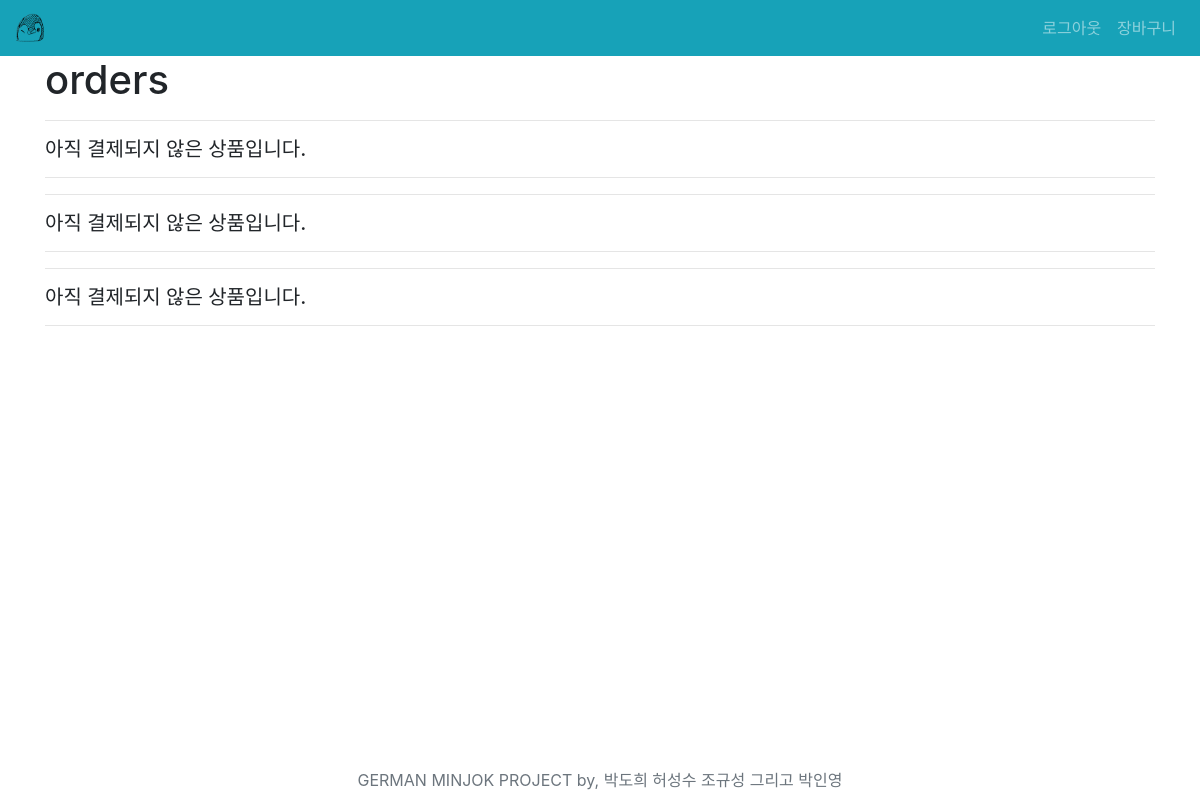
Before: /ceos/1/orders/ (signed in) with the older database file.
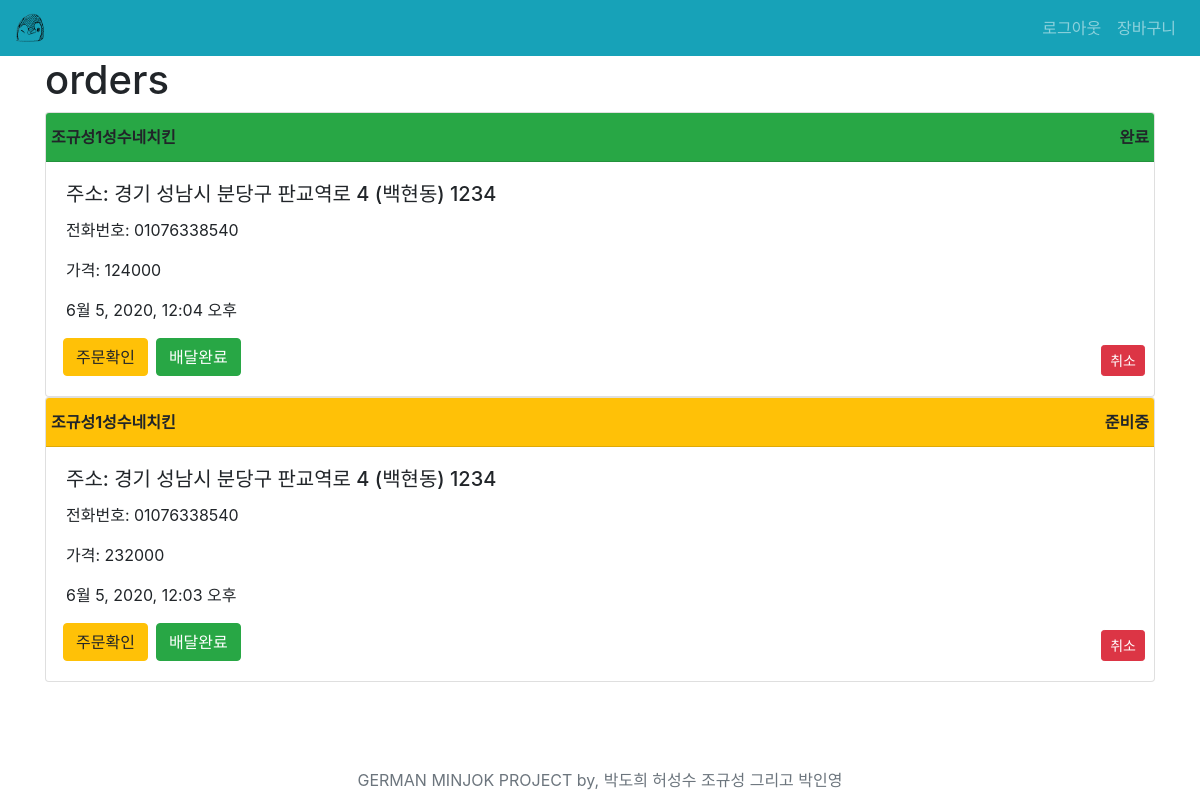
After: the same page with the newer database file.
### ceos/models.py (models this page shows)
class OrderList(models.Model):
    user = models.ForeignKey(settings.AUTH_USER_MODEL, on_delete=models.SET(get_sentinel_user))
    store = models.ForeignKey(Store, on_delete=models.SET(get_sentinel_store))
    order_condition = models.IntegerField(default=0, choices=[(0, "결제 대기"), (1, "결제 완료"), (2, "준비중"), (3, "완료")])
    order_location =  models.CharField(max_length=100)
    order_time = models.DateTimeField(auto_now_add=True)
    order_name = models.CharField(max_length=50)
    order_price = models.IntegerField()

### accounts/models.py (models this page shows)
class User(AbstractUser):
    phone_number = models.CharField(max_length=20)
    auth_code = models.IntegerField(default=1)

### ceos/views.py (the view)
# urls.py: path('<int:store_pk>/orders/', views.orders, name="orders"),
def orders(request, store_pk):
    store = get_object_or_404(Store, pk=store_pk)
    user = request.user
    if is_manager(user, store):
        orders = store.orderlist_set.all().order_by('-pk')
        paginator = Paginator(orders, 3)
        page_number = request.GET.get('page')
        page_obj = paginator.get_page(page_number)
        context = { 'orders': page_obj }
        return render(request, 'ceos/orders.html', context)
    else:
        return redirect('main:index')

### ceos/views.py (called while the page is built)
def is_manager(user, store):
    if store.manager == user:
        return True
    else:
        return False

### ceos/templates/ceos/orders.html (shortened to what this page needs)
{% extends 'base.html' %}
{% load bootstrap_pagination %}
{% block content %}
    <h1>orders</h1>
    {% for order in orders %}
    {% if order.order_condition == 0 %}
    <hr>
    <h5>아직 결제되지 않은 상품입니다.</h5>
    <hr>
    {% else %}
    <div id="card-{{ order.pk }}" class="card">
        {% if order.order_condition == 2 %}
        <div id="headColor-{{ order.pk }}" class="card-header bg-warning font-weight-bold">
        {% endif %}
        {% if order.order_condition == 3 %}
        <div id="headColor-{{ order.pk }}" class="card-header bg-success font-weight-bold">
        {% endif %}
            <div class="row">
                <span>{{ order.order_name }}</span>
                <div id="conditionTxt-{{ order.pk }}" class="ml-auto font-weight-bold">
                {% if order.order_condition == 2 %}
                    준비중
                {% endif %}
                {% if order.order_condition == 3 %}
                    완료
                {% endif %}
                </div>
            </div>
        </div>
        <div class="card-body">
        <h5 class="card-title">주소: {{ order.order_location }}</h5>
        <p class="card-text">전화번호: {{ order.user.phone_number }}</p>
        <p class="card-text">가격: {{ order.order_price }}</p>
        <p class="card-text">{{ order.order_time }}</p>
        <div class="row px-1 align-items-end">
            <button data-order="{{ order.pk }}" class="btn btn-warning mx-2 checkBtn">주문확인</button>
            <butoon data-order="{{ order.pk }}" class="btn btn-success doneBtn">배달완료</butoon>
            <butoon data-order="{{ order.pk }}" class="btn btn-danger ml-auto btn-sm deleteBtn ">취소</butoon>
        </div>
        </div>
    </div>
    {% endif %}
    {% endfor %}
{% endblock %}

### templates/base.html (shortened to what this page needs)
<!DOCTYPE html>
{% load static %}
<html lang="ko">
  <head>
    <link
      rel="stylesheet"
      href="https://stackpath.bootstrapcdn.com/bootstrap/4.4.1/css/bootstrap.min.css"
    />
    <link rel="stylesheet" href="{% static 'css/style.css' %}">
  </head>
  <body>
    {% include '_nav.html' %}
    <div class="container mb-5">
    {% block content %} {% endblock %}
    {% include '_foo.html' %}
    </div>
  </body>
</html>

### templates/_nav.html (shortened to what this page needs)
<nav class="navbar navbar-expand-lg navbar-dark bg-info sticky-top">
    <a class="navbar-brand" href="{% url 'main:index' %}"><img src="/media/LOGO.png" width="30" height="30" class="d-inline-block align-top" alt="" loading="lazy"></a>
    <div class="collapse navbar-collapse" id="navbarNavAltMarkup">
      <div class="navbar-nav ml-auto">
        {% if request.user.is_authenticated %}
        <a class="nav-item nav-link" href="{% url 'accounts:logout' %}">로그아웃</a>
        {% else %}
        <a class="nav-item nav-link" href="{% url 'accounts:div' %}">회원 가입</a>
        <a class="nav-item nav-link" href="{% url 'accounts:login' %}">로그인</a>
        {% endif %}
        <a class="nav-item nav-link" href="{% url 'shopping:show_cart' %}">장바구니</a>
      </div>
    </div>
  </nav>

### templates/_foo.html
<div class="d-flex justify-content-center align-items-center bg-white fixed-bottom">
    <p class="text-muted my-2">GERMAN MINJOK PROJECT by, 박도희 허성수 조규성 그리고 박인영</p>
</div>

Changed rows visible on the page:
removed OrderList: order_condition 0 (drawn)
removed OrderList: order_condition 0 (drawn)
removed OrderList: order_condition 0 (drawn)
now on this page (row edited): OrderList: order_name "조규성1성수네치킨", order_condition "완료", order_location "경기 성남시 분당구 판교역로 4 (백현동) 1234", user.phone_number "01076338540", order_price "124000", order_time "6월 5, 2020, 12:04 오후"
now on this page (row edited): OrderList: order_name "조규성1성수네치킨", order_condition "준비중", order_location "경기 성남시 분당구 판교역로 4 (백현동) 1234", user.phone_number "01076338540", order_price "232000", order_time "6월 5, 2020, 12:03 오후"
